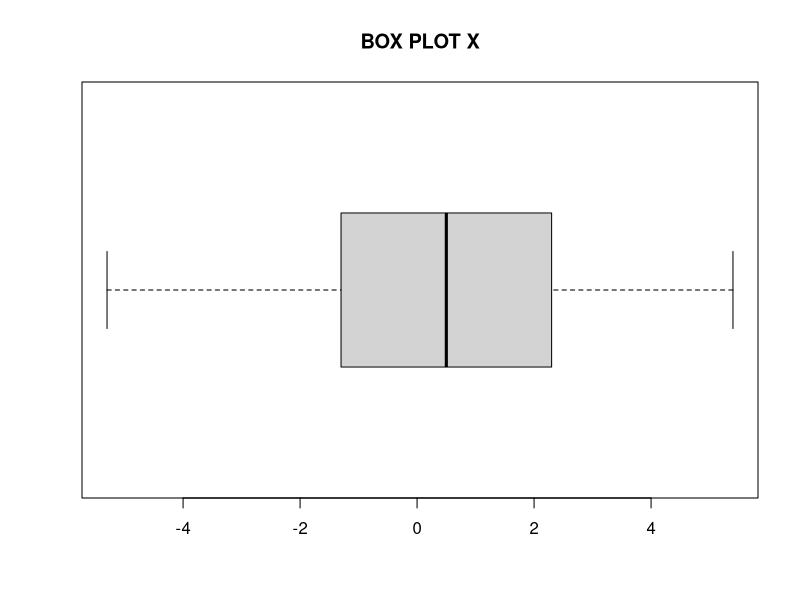
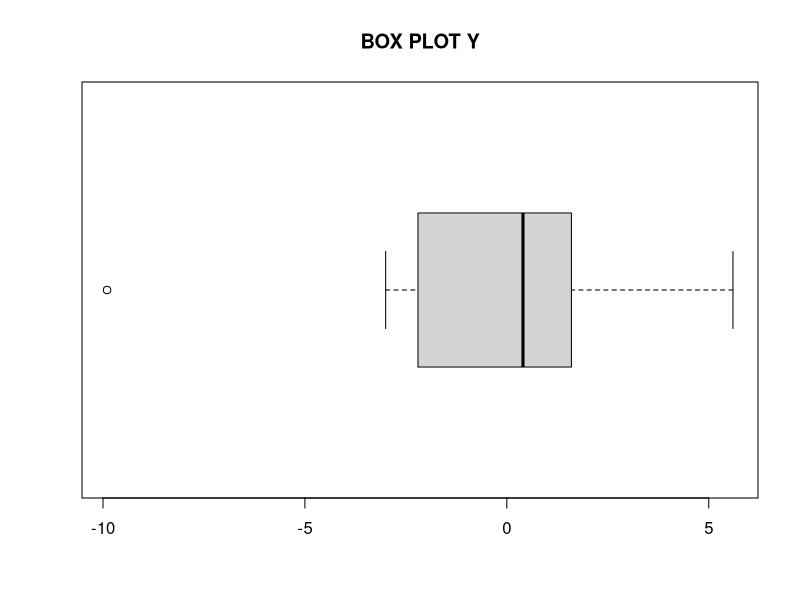
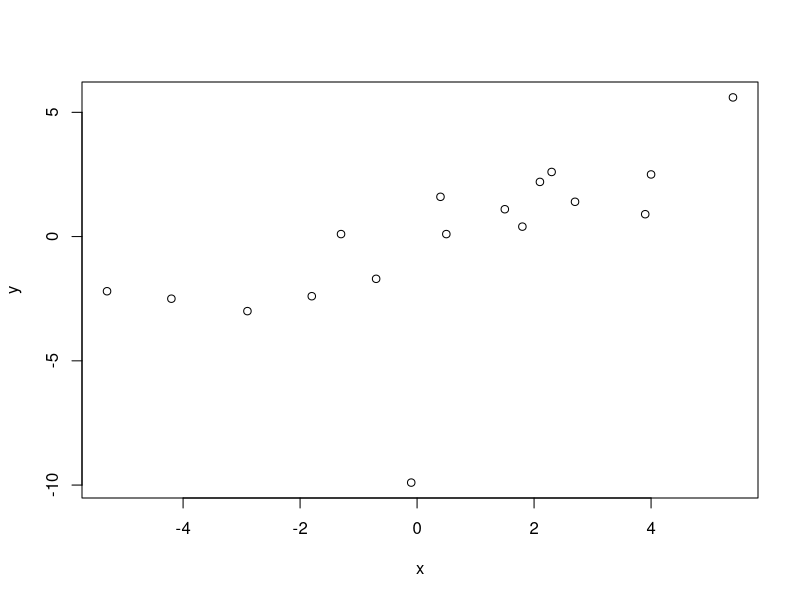
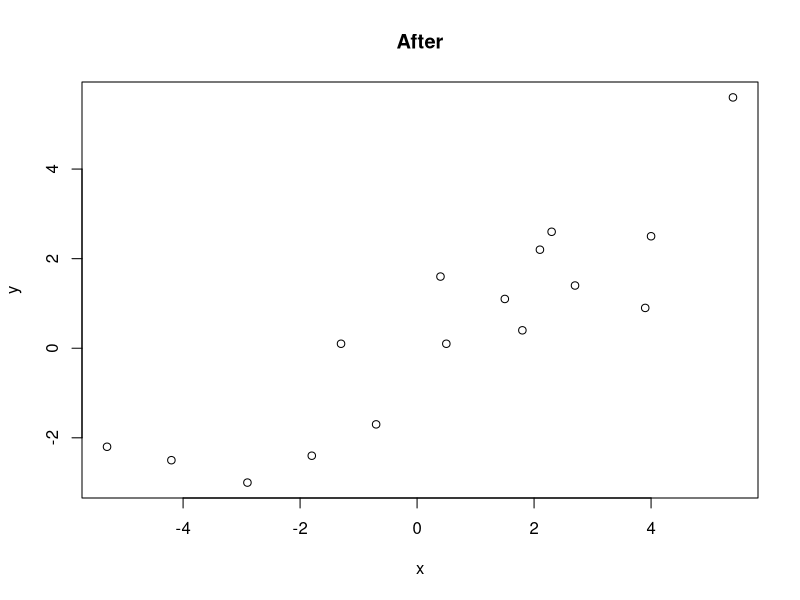
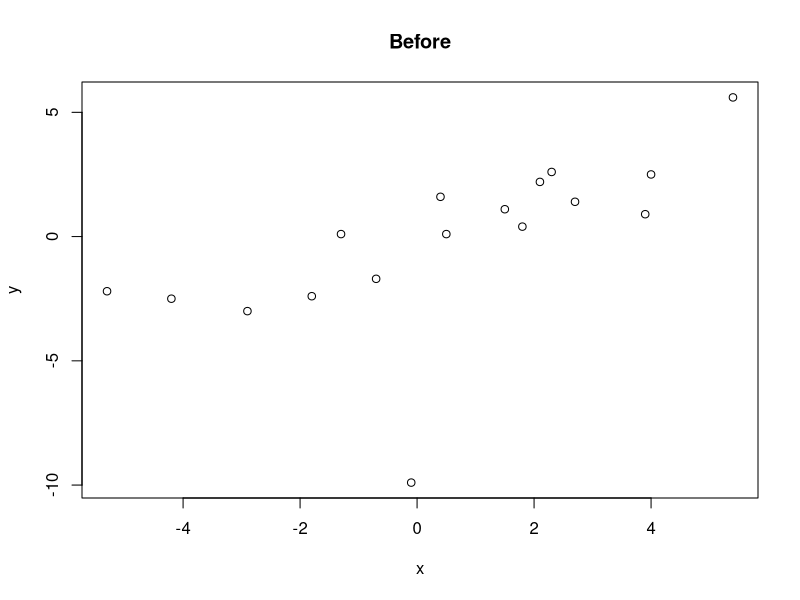
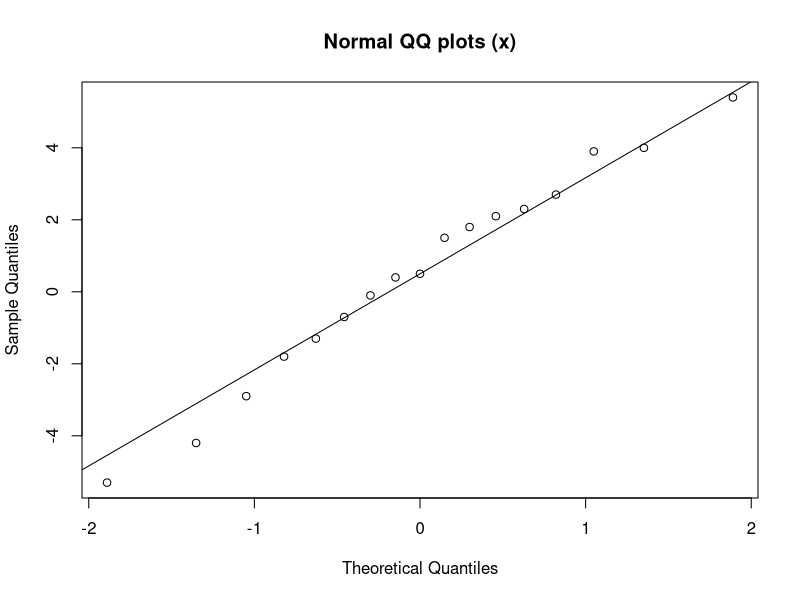
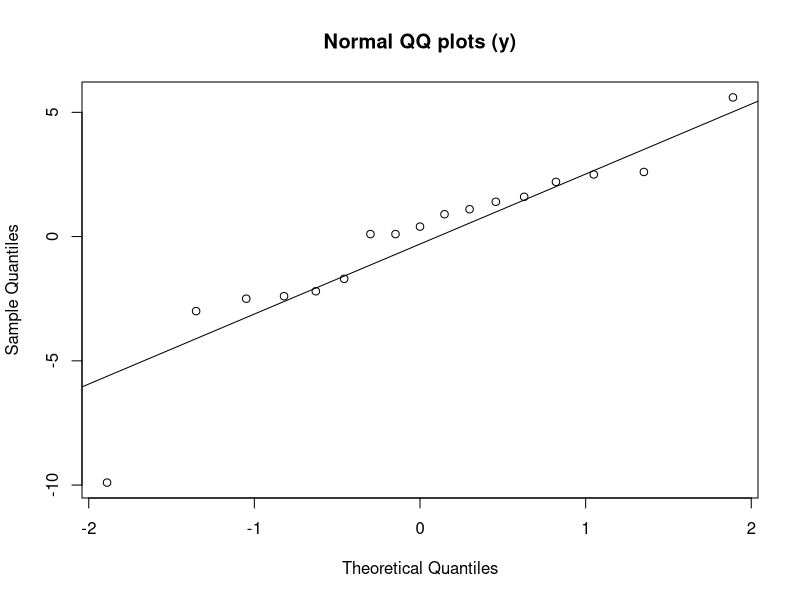
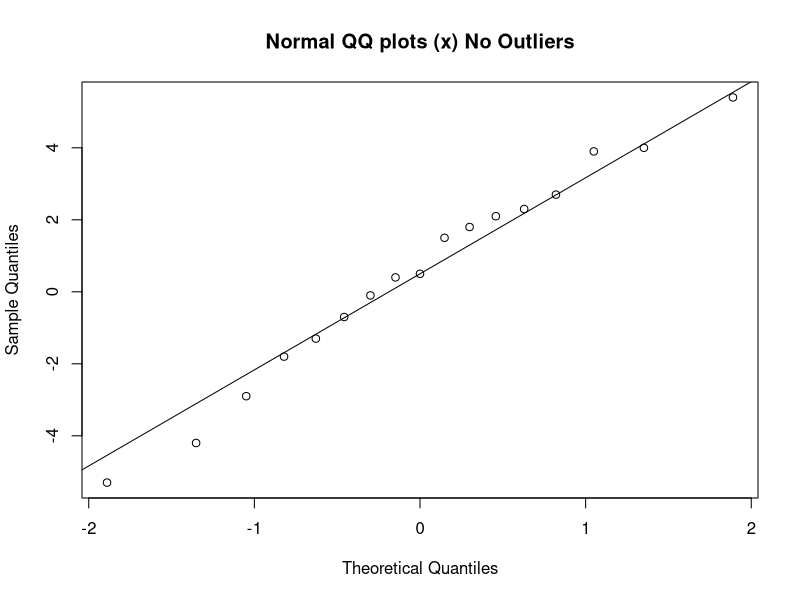

Here is the R script that generated these plots, in order:
## ---- chunk 1
x = c(2.7,4.0,2.3,5.4,-5.3,1.8,-1.3,-2.9,2.1,3.9,-1.8,0.4,-4.2,0.5,-0.1,1.5,-0.7)
y = c(1.4,2.5,2.6,5.6,-2.2,0.4,0.1,-3.0,2.2,0.9,-2.4,1.6,-2.5,0.1,-9.9,1.1,-1.7)
cbind(x,y)
summary(x)
var(x)
boxplot(x,horizontal = TRUE, main = "BOX PLOT X")
summary(y)
var(y)
boxplot(y,horizontal = TRUE, main = "BOX PLOT Y")
## ---- chunk 2
plot(x,y)
cor(x,y)
## ---- chunk 3
x = c(2.7,4.0,2.3,5.4,-5.3,1.8,-1.3,-2.9,2.1,3.9,-1.8,0.4,-4.2,0.5,1.5,-0.7)
y = c(1.4,2.5,2.6,5.6,-2.2,0.4,0.1,-3.0,2.2,0.9,-2.4,1.6,-2.5,0.1,1.1,-1.7)
cor(x,y)
## ---- chunk 4
plot(x,y, main = "After")
x = c(2.7,4.0,2.3,5.4,-5.3,1.8,-1.3,-2.9,2.1,3.9,-1.8,0.4,-4.2,0.5,-0.1,1.5,-0.7)
y = c(1.4,2.5,2.6,5.6,-2.2,0.4,0.1,-3.0,2.2,0.9,-2.4,1.6,-2.5,0.1,-9.9,1.1,-1.7)
plot(x,y, main = "Before")
## ---- chunk 5
qqnorm(x, main = "Normal QQ plots (x)")
qqline(x)
qqnorm(y, main = "Normal QQ plots (y)")
qqline(y)
## ---- chunk 6
x = c(2.7,4.0,2.3,5.4,-5.3,1.8,-1.3,-2.9,2.1,3.9,-1.8,0.4,-4.2,0.5,1.5,-0.7,-0.1)
y = c(1.4,2.5,2.6,5.6,-2.2,0.4,0.1,-3.0,2.2,0.9,-2.4,1.6,-2.5,0.1,1.1,-1.7)
qqnorm(x, main = "Normal QQ plots (x) No Outliers")
qqline(x)
qqnorm(y, main = "Normal QQ plots (y) No Outliers")
qqline(y)
## ---- chunk 7
pnorm(-1) * 2
pnorm(-2) * 2
pnorm(-3) * 2
curve(dnorm, -3.5, 3.5, lwd=2, axes = FALSE, xlab = "", ylab = "")
axis(1, at = -3:3, labels = c("-3", "-2", "-1", "0", "1", "2", "3"))
abline(v= 1, col="blue")
abline(v= 2, col="blue")
abline(v= 3, col="blue")
abline(v= -1.645, col="blue")
abline(v= 1.645, col="blue")
abline(v= 1, col="blue")
